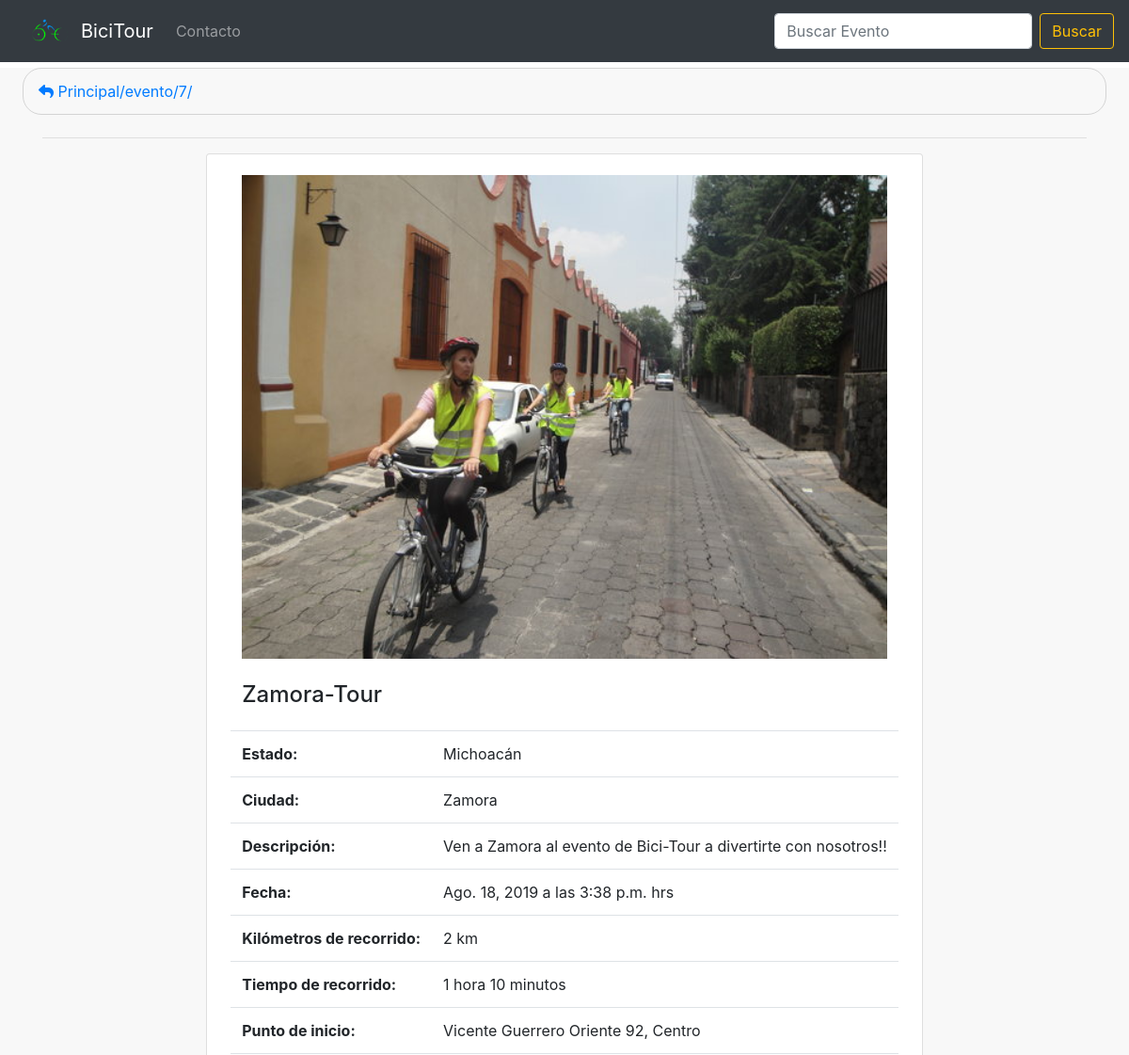
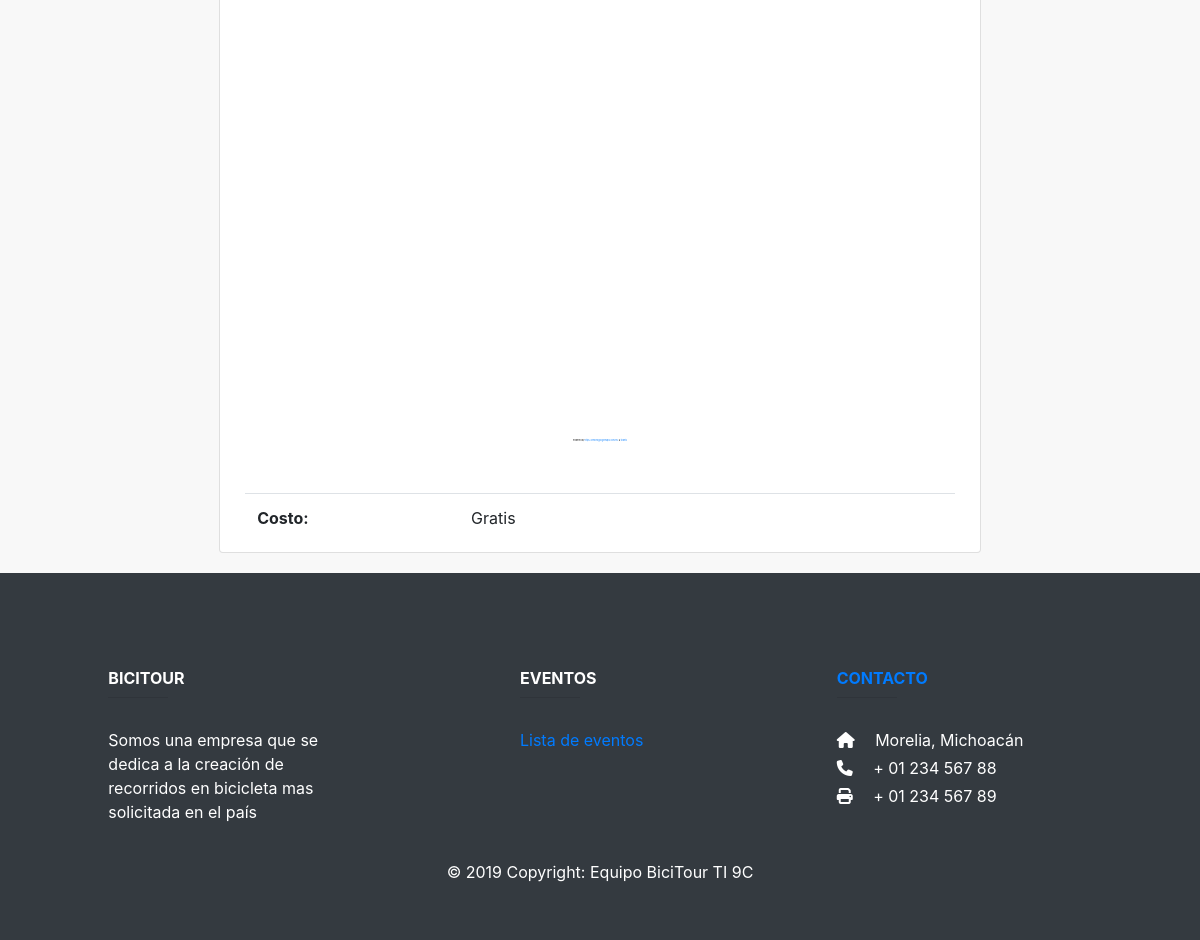
Screenshot of /evento/7/ with the database file from the repository (2 pictures, top to bottom).
### eventos/models.py (models this page shows, shortened)
class Eventos(models.Model):
	name = models.CharField(max_length=50,verbose_name="Nombre")
	estado = models.ForeignKey('Estados', on_delete=models.CASCADE, verbose_name="Estado")
	city = models.CharField(max_length=50,verbose_name="Ciudad")
	descripcion = models.TextField(verbose_name="Descripción")
	date = models.DateField(auto_now=False, auto_now_add=False, verbose_name="Fecha del Evento")
	hora = models.TimeField(auto_now=False, auto_now_add=False, verbose_name="Hora del Evento")
	km = models.CharField( max_length=20, verbose_name="Kilómetros de recorrido",blank=True,null=True)
	time = models.CharField(max_length=70,verbose_name="Tiempo de recorrido")
	punto_inicio = models.CharField(max_length=200,verbose_name="Punto de inicio")
	costo = models.FloatField(verbose_name="Costo")
	imagen = models.ImageField(upload_to='evento', height_field=None, width_field=None, max_length=None)
	created = models.DateTimeField(auto_now_add=True,verbose_name="Creación") # Fecha y tiempo
	updated = models.DateTimeField(auto_now_add=True,verbose_name="Modificado")
	class Meta:
		verbose_name = 'Evento'
		verbose_name_plural = 'Eventos'
		ordering = ["-created"]

class Estados(models.Model):
	nombre = models.CharField(max_length=50, verbose_name="Estado")
	image = models.ImageField(upload_to='estado', height_field=None, width_field=None, max_length=None,blank=True,null=True,verbose_name="Imagen")
	created = models.DateTimeField(auto_now_add=True,verbose_name="Creación") # Fecha y tiempo
	updated = models.DateTimeField(auto_now_add=True,verbose_name="Modificado")
	class Meta:
		verbose_name = 'Estado'
		verbose_name_plural = 'Estados'
		ordering = ["nombre"]
	def __str__(self):
		return self.nombre

### eventos/views.py (the view)
# urls.py: path('evento/<int:id>/', views.details, name='Detalles'),
def details(request, id):
    evento = get_object_or_404(Eventos, id=id)
    return render(request, 'eventos/event_detail.html', {'evento': evento})

### eventos/templates/eventos/event_detail.html
{% extends 'eventos/plantilla.html' %}
{% load static %}
{% block content %}
<div class="content container">
	<div class="row">
		<div class="card col-md-auto" style="margin: auto;margin-bottom: 20px">
			<div class="col-sm-auto" style="margin:auto;padding: 10px;">
				<table class="table table-responsive table-hover" style="width:auto;height: auto;margin:auto">
					<tr>
						<td colspan="2" style="border-top: none">
							<img class="text-center" src="{{evento.imagen.url}}" alt="{{evento.name}}" style="margin:auto;width: 100%; max-height: auto">
						</td>
					</tr>
					<tr>
						<td colspan="2" style="border-top: none">
							<h4 class="card-title">{{evento.name }}</h4>
						</td>
					</tr>
					<tr>
						<th scope="row">Estado:</th>
						<td>{{evento.estado}}</td>
					</tr>
					<tr>
						<th scope="row">Ciudad:</th>
						<td>{{evento.city}}</td>
					</tr>
					<tr>
						<th scope="row">Descripción: </th>
						<td>{{evento.descripcion}}</td>
					</tr>
					<tr>
						<th scope="row">Fecha: </th>
						<td>{{evento.date}} a las {{evento.hora}} hrs</td>
					</tr>
					<tr>
						<th scope="row">Kilómetros de recorrido:</th>
						<td>{{evento.km}}</td>
					</tr>
					<tr>
						<th scope="row">Tiempo de recorrido:</thcla>
						<td>{{evento.time}}</td>
					</tr>
					<tr>
						<th scope="row">Punto de inicio: </th>
						<td>{{evento.punto_inicio}}</td>
					</tr>
					<tr>
						<td class="text-center" colspan="2">
							<div style="overflow:hidden;max-width: 1000px;position: relative;">
								<iframe width="100%" height="440"
									src="https://maps.google.com/maps?width=auto&amp;height=440&amp;hl=en&amp;q={{evento.city}}%2C{{evento.estado}}%2C{{evento.punto_inicio}}+(Mapita)&amp;ie=UTF8&amp;t=&amp;z=10&amp;iwloc=B&amp;output=embed"
									frameborder="0" scrolling="no" marginheight="0" marginwidth="0">
								</iframe>
								<div
									style="position: absolute;min-width: 80%;bottom: 10px;left: 0;right: 0;margin-left: auto;margin-right: auto;color: #000;text-align: center;">
									<small style="line-height: 1.8;font-size: 2px;background: #fff;">Powered by
										<a href="https://embedgooglemaps.com/en/">https://embedgooglemaps.com/en/
										</a> &
										<a href="https://lasagradafamiliatickets.de/la-sagrada-familia-ticket/"> tickets
										</a>
									</small>
								</div>
							</div>
							<br />
						</td>
					</tr>
					<tr>
						<th scope="row">Costo:</th>
						{% if evento.costo == 0.0 %}
						<td>Gratis</td>
						{% else %}
						<td>${{evento.costo}}</td>
						{% endif %}
					</tr>
				</table>
			</div>
		</div>
	</div>
</div>
{% endblock content %}

### eventos/static/css/style.css (style rules this page uses)
body { padding-top: 3rem; padding-bottom: 3rem; color: #5a5a5a; }
:root { --jumbotron-padding-y: 3rem; }

### rows the page displays
Eventos: imagen (picture), name "Zamora-Tour", estado "Michoacán", city "Zamora", descripcion "Ven a Zamora al evento de Bici-Tour a divertirte con nosotros!!", date "Ago. 18, 2019", hora "3:38 p.m.", km "2 km", time "1 hora 10 minutos", punto_inicio "Vicente Guerrero Oriente 92, Centro"

### other values shown
{{ request.path }} "/evento/7/"
